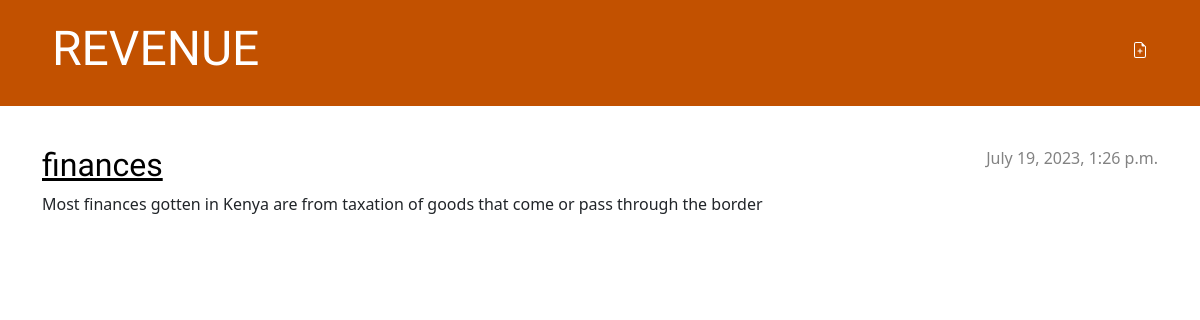
Before: / with the older database file.
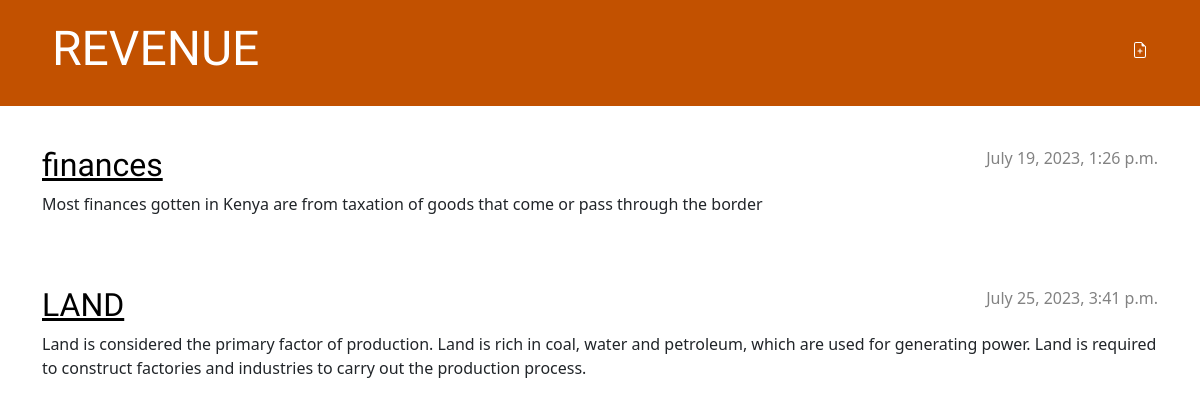
After: the same page with the newer database file.
### coffee/models.py (models this page shows, shortened)
class Post(models.Model):
    author = models.ForeignKey(settings.AUTH_USER_MODEL,on_delete=models.CASCADE)
    title = models.CharField(max_length=200)
    text = models.TextField()
    created_date = models.DateTimeField(default=timezone.now)
    published_date = models.DateTimeField(blank=True, null=True)

### coffee/views.py (the view)
# urls.py: path('',views.post_list, name='post_list'),
def post_list(request):
    posts = Post.objects.filter(published_date__lte=timezone.now()).order_by('published_date')
    return render(request, 'coffee/post_list.html',{'posts':posts})

### coffee/templates/coffee/post_list.html
 {%extends 'coffee/base.html' %}
 {%block content%}
                    {% for post in posts %}
                        <article class="post">
                            <time class="date">
                                {{ post.published_date }}
                            </time>
                            <h2><a href="{% url 'post_detail' pk=post.pk %}">{{ post.title }}</a></h2>
                            <p>{{ post.text|linebreaksbr }}</p>
                        </article>
                    {% endfor %}
 {%endblock%}

### coffee/templates/coffee/base.html (shortened to what this page needs)
{% load static %}
<!DOCTYPE html>
<html>
    <head>
        <link rel="stylesheet" href="https://cdn.jsdelivr.net/npm/bootstrap@5.1.3/dist/css/bootstrap.min.css">
        <link rel="stylesheet" href="{% static 'css/blog.css' %}">
    </head>
    <body>
        <header class="page-header">
            <div class="container">
                <a href="{% url 'post_new' %}" class="top-menu">
                </a>
                <h1><a href="/">REVENUE</a></h1>
            </div>
          </header>
          <main class="container">
              <div class="row">
                  <div class="col">
                  {% block content %}
                  {% endblock %}
                  </div>
              </div>
          </main>
    </body>
</html>

### coffee/static/css/blog.css (style rules this page uses)
h1 a, h2 a { color:#34e524 }
.page-header { background-color: #C25100; margin-top: 0; margin-bottom: 40px; padding: 20px 20px 20px 40px ; }
.page-header h1, .page-header h1 a, .page-header h1 a:visited, .page-header h1 a:active { color: #ffffff; font-size: 36pt; text-decoration: none; }
h1 { font-family: 'lobster'; }
h2, h3, h4 { font-family: 'Lobster', cursive; }
.date { color: #828282; }
.top-menu, .top-menu:hover, .top-menu:visited { color: #ffffff; float: right; font-size: 26pt; margin-right: 20px; }
.post { margin-bottom: 70px; }
.post h2 a, .post h2 a:visited { color: #000000; }
.post > .date, .post > .actions { float: right; }

Changed rows visible on the page:
added Post: published_date "July 25, 2023, 3:41 p.m.", title "LAND", text "Land is considered the primary factor of production. Land is rich in coal, water and petroleum, which are used for generating power. Land is required to construct factories and industries to carry out the production process."
